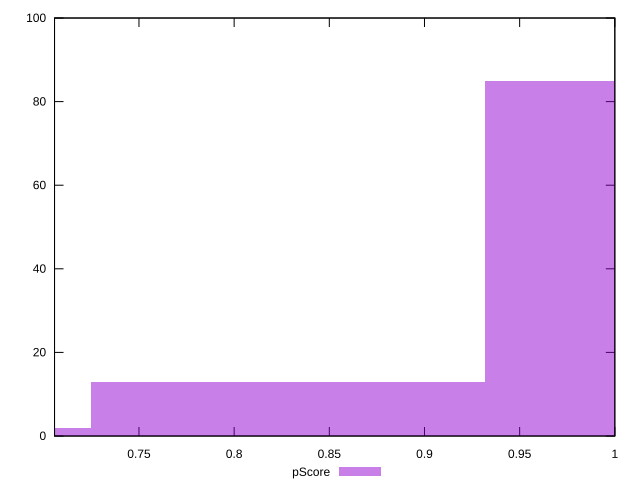

The script that saved this image:
reset

$pScore <<EOF
0.8282341990397349 13
1.0352927487996686 85
0.6211756492798012 2
EOF

set key outside below
set boxwidth 0.20705854975993374
set xrange [0.7056355555555556:1]
set yrange [0:100]
set trange [0:100]
set style fill transparent solid 0.5 noborder
set terminal svg size 640, 490 enhanced background rgb 'white'
set output "report/report_00029_2021-02-24T13-36-40.390Z/uses-rel-preconnect/samples/agenda/pScore/histogram.svg"

plot $pScore title "pScore" with boxes

reset
